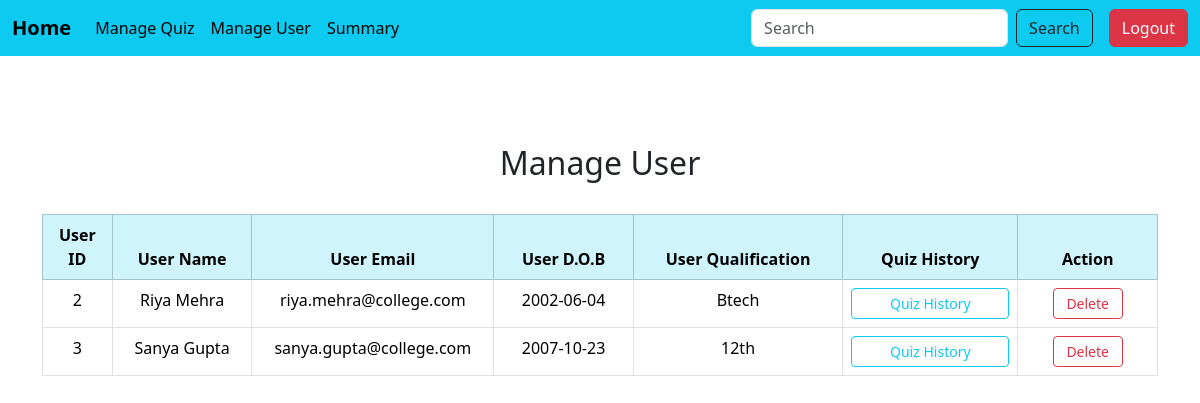
/manage_user, run on an earlier commit of the app's database.
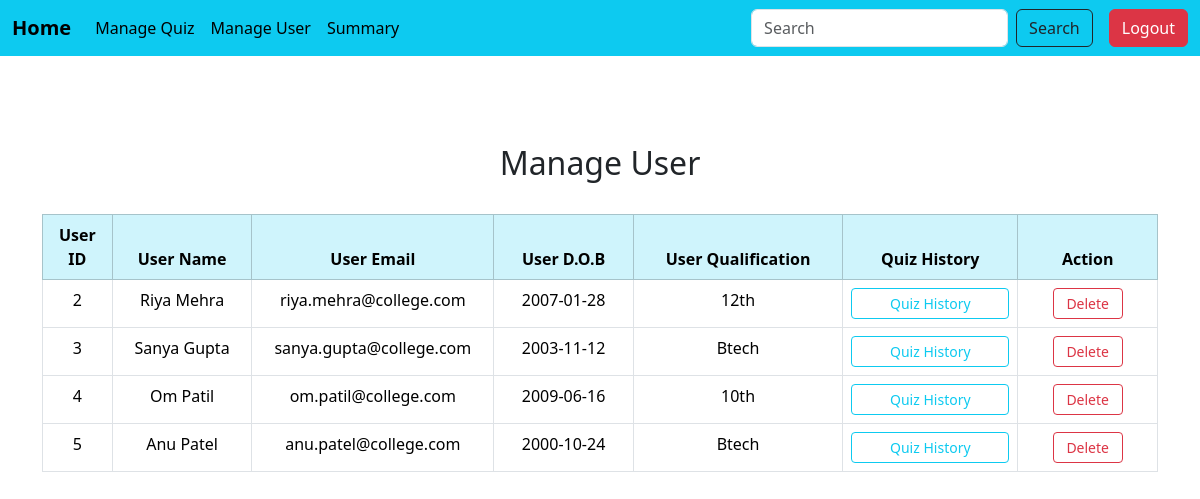
And on a later commit of the database.
### models.py (models this page shows)
class User(db.Model):
    __tablename__='user'
    id=db.Column(db.Integer,primary_key=True,autoincrement=True)
    email=db.Column(db.String(100),nullable=False,unique=True)
    password=db.Column(db.String(20),nullable=False)
    username=db.Column(db.String(100),nullable=False)
    qualification=db.Column(db.String(100),nullable=False)
    date_of_birth=db.Column(db.String(20),nullable=False)
    role=db.Column(db.String(20),nullable=False,default="Student")

### app.py (the view)
@app.route('/manage_user')
def manage_user():
    users =User.query.filter(User.role=="Student").all()
    return render_template("manage_user.html",users=users)

### templates/manage_user.html
{% include 'admin_sidebar.html'%}
{% block content %}
<div class="container mt-5 pt-5" >
<div class="mt-5">
  <h2 class="text-center ">Manage User</h2>
  <br>
  <div class="table-responsive">
  <table class="table table-hover table-bordered">
      <thead class="table-info text-center">
        <tr>
          <th style="width:5%">User ID</th>
          <th style="width:10%">User Name</th>
          <th style="width:10%">User Email</th>
          <th style="width:10%">User D.O.B</th>
          <th style="width:15%">User Qualification</th>
          <th style="width:10%">Quiz History</th>
          <th style="width:10%">Action</th>
        </tr>
      </thead>
      <tbody class="text-center">
        {%for user in users%}
        <tr>
          <td>{{user.id}}</td>
          <td>{{user.username}}</td>
          <td>{{user.email}}</td>
          <td>{{user.date_of_birth}}</td>
          <td>{{user.qualification}}</td>
            <td><a href="{{url_for('quiz_history',user_id=user.id)}}"class="btn btn-outline-info btn-sm w-100" style="min-width: 130px;">Quiz History</a></td>
            <td>
              <div class="d-flex justify-content-center align-items-center gap-2">
            <form action="{{url_for('delete_user',id=user.id)}}" method="post" style="margin:0;">
                <button class="btn btn-outline-danger btn-sm" type="submit" style="min-width: 70px;">Delete</button>
            </form>
          </div>
            </td>
        </tr>
        {%endfor%}
      </tbody>
    </table>
  </div>
</div>
</div>
{% endblock %}

What changed in the data, as far as the page shows it:
changed User "Riya Mehra": date_of_birth "2002-06-04" → "2007-01-28"; qualification "Btech" → "12th"
changed User "Sanya Gupta": date_of_birth "2007-10-23" → "2003-11-12"; qualification "12th" → "Btech"
added User: id "4", username "Om Patil", email "om.patil@college.com", date_of_birth "2009-06-16", qualification "10th"
added User: id "5", username "Anu Patel", email "anu.patel@college.com", date_of_birth "2000-10-24", qualification "Btech"
